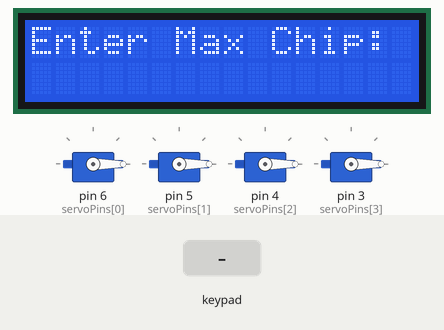
This sketch was run on a simulated Arduino Uno, built with avr-gcc and run on an emulated ATmega328P. On the bench: 16×2 character LCD, 4 × servo. Inputs (shaded band) come from the test bench.

Above: at 3.2 s.
3.3 s: keypad keys 6 5 4 3 # pressed 0.4 s apart
At 6.3 s:
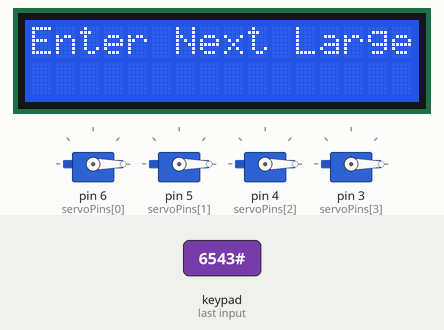
6.8 s: key '#' pressed
At 7.6 s:
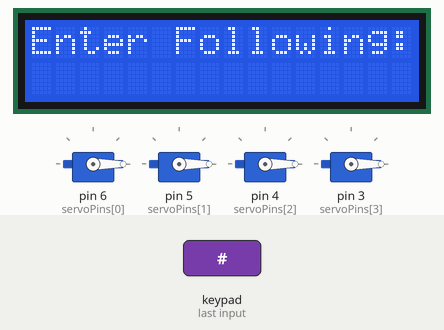
8.3 s: keypad keys 1 3 2 1 # pressed 0.4 s apart
At 11.3 s:
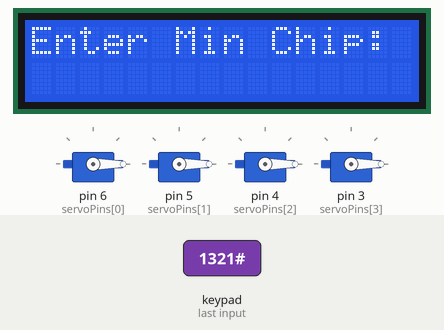
11.8 s: keypad keys 1 3 9 7 # pressed 0.4 s apart
At 13.9 s:
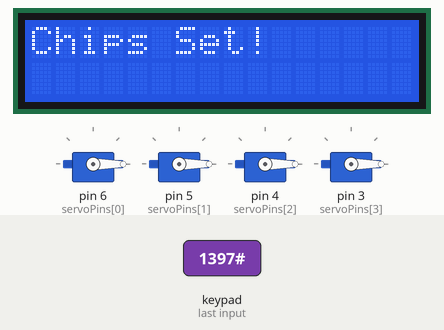
16.8 s: key '1' pressed
At 17.6 s:
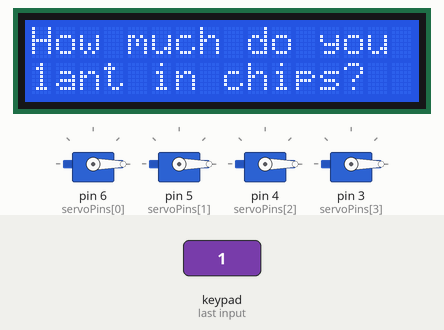
18.3 s: key '2' pressed
At 18.9 s:
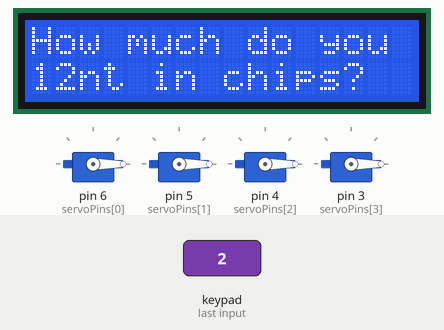
Timing chart, 0 to 20.8 s (numbered marks = the images above; inputs shaded):
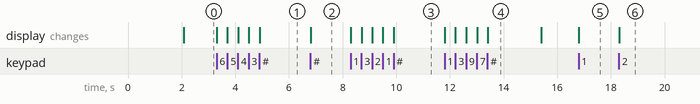

Measured:
- after the input at 3.3 s, the display: first changes at once (image 1 shows a later state)
- after the input at 6.8 s, the display: changes at once (image 2)
- after the input at 8.3 s, the display: first changes at once (image 3 shows a later state)
- after the input at 11.8 s, the display: first changes at once (image 4 shows a later state)
- after the input at 16.8 s, the display: changes at once (image 5)
- after the input at 18.3 s, the display: changes at once (image 6)
- what the display in image 4 shows lasts 2.0 s, from 13.4 s to 15.4 s

The sketch:

AutomatedPokerChipDispenser.ino
```cpp
#include <LiquidCrystal.h>
#include <Servo.h>
#include <Keypad.h>

LiquidCrystal lcd(12, 11, 10, 9, 8, 7);

Servo servo1;
Servo servo2;
Servo servo3;
Servo servo4;

const int servoPins[4] = {6, 5, 4, 3};

const byte ROWS = 4;
const byte COLS = 3;

char keys[ROWS][COLS] = {
  {'1', '2', '3'},
  {'4', '5', '6'},
  {'7', '8', '9'},
  {'*', '0', '#'}
};

byte rowPins[ROWS] = {A3, A2, A1, A0};
byte colPins[COLS] = {13, 2, 1};

Keypad keypad = Keypad(makeKeymap(keys), rowPins, colPins, ROWS, COLS);

long chipValues[4] = {0, 0, 0, 0};
long requestedAmount = 0;
int currentChipIndex = 0;
bool chipsSet = false;
bool dispensingComplete = false;

void setup() {
  lcd.begin(16, 2);
  servo1.attach(servoPins[0]);
  servo2.attach(servoPins[1]);
  servo3.attach(servoPins[2]);
  servo4.attach(servoPins[3]);
  resetServos();
  lcd.print("Welcome to Poker!");
  delay(2000);
  lcd.clear();
  promptChipValue();
}

void loop() {
  if (!chipsSet) {
    handleChipSetup();
  } else if (!dispensingComplete) {
    handleChipDispensing();
  }

  char key = keypad.getKey();
  if (key == '*') {
    resetMachine();
  }
}

void promptChipValue() {
  lcd.clear();
  switch (currentChipIndex) {
    case 0: lcd.print("Enter Max Chip:"); break;
    case 1: lcd.print("Enter Next Largest:"); break;
    case 2: lcd.print("Enter Following:"); break;
    case 3: lcd.print("Enter Min Chip:"); break;
  }
}

void handleChipSetup() {
  char key = keypad.getKey();

  if (key && key != '#' && key != '*') {
    chipValues[currentChipIndex] =
      chipValues[currentChipIndex] * 10 + (key - '0');
    lcd.setCursor(0, 1);
    lcd.print(chipValues[currentChipIndex]);
  }

  if (key == '#') {
    currentChipIndex++;
    if (currentChipIndex < 4) {
      promptChipValue();
    } else {
      chipsSet = true;
      lcd.clear();
      lcd.print("Chips Set!");
      delay(2000);
      promptAmountRequest();
    }
  }
}

void promptAmountRequest() {
  lcd.clear();
  lcd.print("How much do you");
  lcd.setCursor(0, 1);
  lcd.print("want in chips?");
}

void handleChipDispensing() {
  char key = keypad.getKey();

  if (key && key != '#' && key != '*') {
    requestedAmount =
      requestedAmount * 10 + (key - '0');
    lcd.setCursor(0, 1);
    lcd.print(requestedAmount);
  }

  if (key == '#') {
    lcd.clear();
    lcd.print("Dispensing...");
    dispenseChips(requestedAmount);
    dispensingComplete = true;
    lcd.clear();
    lcd.print("Done! Press (*)");
  }
}

void dispenseChips(long amount) {
  long remainingAmount = amount;

  for (int i = 0; i < 4; i++) {
    int chipCount = remainingAmount / chipValues[i];
    remainingAmount %= chipValues[i];

    for (int j = 0; j < chipCount; j++) {
      dispenseChip(i);
    }
  }
}

void dispenseChip(int servoIndex) {
  Servo &servo =
    (servoIndex == 0) ? servo1 :
    (servoIndex == 1) ? servo2 :
    (servoIndex == 2) ? servo3 : servo4;

  servo.write(90);
  delay(500);
  servo.write(0);
  delay(500);
}

void resetServos() {
  servo1.write(0);
  servo2.write(0);
  servo3.write(0);
  servo4.write(0);
}

void resetMachine() {
  for (int i = 0; i < 4; i++) {
    chipValues[i] = 0;
  }

  requestedAmount = 0;
  currentChipIndex = 0;
  chipsSet = false;
  dispensingComplete = false;
  resetServos();

  lcd.clear();
  lcd.print("Machine Reset!");
  delay(2000);
  promptChipValue();
}
```
